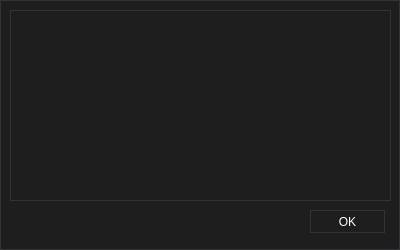
<?xml version="1.0" encoding="UTF-8"?>
<ui version="4.0">
 <class>AboutDLg</class>
 <widget class="QDialog" name="AboutDLg">
  <property name="windowModality">
   <enum>Qt::ApplicationModal</enum>
  </property>
  <property name="geometry">
   <rect>
    <x>0</x>
    <y>0</y>
    <width>400</width>
    <height>250</height>
   </rect>
  </property>
  <property name="sizePolicy">
   <sizepolicy hsizetype="Fixed" vsizetype="Fixed">
    <horstretch>0</horstretch>
    <verstretch>0</verstretch>
   </sizepolicy>
  </property>
  <property name="minimumSize">
   <size>
    <width>400</width>
    <height>250</height>
   </size>
  </property>
  <property name="maximumSize">
   <size>
    <width>400</width>
    <height>250</height>
   </size>
  </property>
  <property name="font">
   <font>
    <family>Arial</family>
   </font>
  </property>
  <property name="windowTitle">
   <string>About</string>
  </property>
  <property name="windowIcon">
   <iconset resource="BMGTexTool.qrc">
    <normaloff>:/BMGTexTool/Resources/TX.png</normaloff>:/BMGTexTool/Resources/TX.png</iconset>
  </property>
  <property name="styleSheet">
   <string notr="true">/*
	Copyright 2013 Emanuel Claesson

	Licensed under the Apache License, Version 2.0 (the &quot;License&quot;);
	you may not use this file except in compliance with the License.
	You may obtain a copy of the License at

		http://www.apache.org/licenses/LICENSE-2.0

	Unless required by applicable law or agreed to in writing, software
	distributed under the License is distributed on an &quot;AS IS&quot; BASIS,
	WITHOUT WARRANTIES OR CONDITIONS OF ANY KIND, either express or implied.
	See the License for the specific language governing permissions and
	limitations under the License.
*/

/*
	COLOR_DARK     = #1e1e1e
	COLOR_MEDIUM   = #2d2d30
	COLOR_MEDLIGHT = #333337
	COLOR_LIGHT    = #FFFFFF
	COLOR_ACCENT   = #3f3f46
*/

* {
	background: #1e1e1e;
	color: #FFFFFF;
	border: 1px solid #333337;
}

QWidget::item:selected {
	background: #3f3f46;
}

QCheckBox, QRadioButton {
	border: none;
}

QRadioButton::indicator, QCheckBox::indicator {
	width: 13px;
	height: 13px;
}

QRadioButton::indicator::unchecked, QCheckBox::indicator::unchecked {
	border: 1px solid #333337;
	background: none;
}

QRadioButton::indicator:unchecked:hover, QCheckBox::indicator:unchecked:hover {
	border: 1px solid #FFFFFF;
}

QRadioButton::indicator::checked, QCheckBox::indicator::checked {
	border: 1px solid #333337;
	background: #333337;
}

QRadioButton::indicator:checked:hover, QCheckBox::indicator:checked:hover {
	border: 1px solid #FFFFFF;
	background: #FFFFFF;
}

QGroupBox {
	margin-top: 6px;
}

QGroupBox::title {
	top: -7px;
	left: 7px;
}

QScrollBar {
	border: 1px solid #686868;
	background: #1e1e1e;
}

QScrollBar:horizontal {
	height: 15px;
	margin: 0px 0px 0px 32px;
}

QScrollBar:vertical {
	width: 15px;
	margin: 32px 0px 0px 0px;
}

QScrollBar::handle {
	background: #2d2d30;
	border: 1px solid #333337;
}

QScrollBar::handle:horizontal {
	border-width: 0px 1px 0px 1px;
}

QScrollBar::handle:vertical {
	border-width: 1px 0px 1px 0px;
}

QScrollBar::handle:horizontal {
	min-width: 20px;
}

QScrollBar::handle:vertical {
	min-height: 20px;
}

QScrollBar::add-line, QScrollBar::sub-line {
	background:#2d2d30;
	border: 1px solid #333337;
	subcontrol-origin: margin;
}

QScrollBar::add-line {
	position: absolute;
}

QScrollBar::add-line:horizontal {
	width: 15px;
	subcontrol-position: left;
	left: 15px;
}

QScrollBar::add-line:vertical {
	height: 15px;
	subcontrol-position: top;
	top: 15px;
}

QScrollBar::sub-line:horizontal {
	width: 15px;
	subcontrol-position: top left;
}

QScrollBar::sub-line:vertical {
	height: 15px;
	subcontrol-position: top;
}

QScrollBar:left-arrow, QScrollBar::right-arrow, QScrollBar::up-arrow, QScrollBar::down-arrow {
	border: 1px solid #333337;
	width: 3px;
	height: 3px;
}

QScrollBar::add-page, QScrollBar::sub-page {
	background: none;
}

QAbstractButton:hover {
	background: #2d2d30;
}

QAbstractButton:pressed {
	background: #333337;
}

QAbstractItemView {
	show-decoration-selected: 1;
	selection-background-color: #3f3f46;
	selection-color: #FFFFFF;
	alternate-background-color: #2d2d30;
}

QHeaderView {
	border: 1px solid #333337;
}

QHeaderView::section {
	background: #1e1e1e;
	border: 1px solid #333337;
	padding: 4px;
}

QHeaderView::section:selected, QHeaderView::section::checked {
	background: #2d2d30;
}

QTableView {
	gridline-color: #333337;
}

QTabBar {
	margin-left: 2px;
}

QTabBar::tab {
	border-radius: 0px;
	padding: 4px;
	margin: 4px;
}

QTabBar::tab:selected {
	background: #2d2d30;
}

QComboBox::down-arrow {
	border: 1px solid #333337;
	background: #2d2d30;
}

QComboBox::drop-down {
	border: 1px solid #333337;
	background: #2d2d30;
}

QComboBox::down-arrow {
	width: 3px;
	height: 3px;
	border: 1px solid #333337;
}

QAbstractSpinBox {
	padding-right: 15px;
}

QAbstractSpinBox::up-button, QAbstractSpinBox::down-button {
	border: 1px solid #333337;
	background: #2d2d30;
	subcontrol-origin: border;
}

QAbstractSpinBox::up-arrow, QAbstractSpinBox::down-arrow {
	width: 3px;
	height: 3px;
	border: 1px solid #333337;
}

QSlider {
	border: none;
}

QSlider::groove:horizontal {
	height: 5px;
	margin: 4px 0px 4px 0px;
}

QSlider::groove:vertical {
	width: 5px;
	margin: 0px 4px 0px 4px;
}

QSlider::handle {
	border: 1px solid #333337;
	background: #2d2d30;
}

QSlider::handle:horizontal {
	width: 15px;
	margin: -4px 0px -4px 0px;
}

QSlider::handle:vertical {
	height: 15px;
	margin: 0px -4px 0px -4px;
}

QSlider::add-page:vertical, QSlider::sub-page:horizontal {
	background: #3f3f46;
}

QSlider::sub-page:vertical, QSlider::add-page:horizontal {
	background: #2d2d30;
}

QLabel {
	border: none;
}

QProgressBar {
	text-align: center;
}

QProgressBar::chunk {
	width: 1px;
	background-color: #3f3f46;
}

QMenu::separator {
	background: #2d2d30;
}</string>
  </property>
  <property name="locale">
   <locale language="English" country="UnitedStates"/>
  </property>
  <property name="modal">
   <bool>true</bool>
  </property>
  <widget class="QPushButton" name="pushButton">
   <property name="geometry">
    <rect>
     <x>310</x>
     <y>210</y>
     <width>75</width>
     <height>23</height>
    </rect>
   </property>
   <property name="font">
    <font>
     <family>Arial</family>
    </font>
   </property>
   <property name="text">
    <string>OK</string>
   </property>
  </widget>
  <widget class="QTextBrowser" name="textBrowser">
   <property name="geometry">
    <rect>
     <x>10</x>
     <y>10</y>
     <width>381</width>
     <height>191</height>
    </rect>
   </property>
   <property name="frameShape">
    <enum>QFrame::NoFrame</enum>
   </property>
   <property name="frameShadow">
    <enum>QFrame::Plain</enum>
   </property>
   <property name="lineWidth">
    <number>1</number>
   </property>
   <property name="html">
    <string>&lt;!DOCTYPE HTML PUBLIC &quot;-//W3C//DTD HTML 4.0//EN&quot; &quot;http://www.w3.org/TR/REC-html40/strict.dtd&quot;&gt;
&lt;html&gt;&lt;head&gt;&lt;meta name=&quot;qrichtext&quot; content=&quot;1&quot; /&gt;&lt;style type=&quot;text/css&quot;&gt;
p, li { white-space: pre-wrap; }
&lt;/style&gt;&lt;/head&gt;&lt;body style=&quot; font-family:'SimSun'; font-size:9pt; font-weight:400; font-style:normal;&quot;&gt;
&lt;p style=&quot; margin-top:0px; margin-bottom:0px; margin-left:0px; margin-right:0px; -qt-block-indent:0; text-indent:0px;&quot;&gt;&lt;img src=&quot;:/BMGTexTool/Resources/TXs.png&quot; /&gt;&lt;/p&gt;&lt;/body&gt;&lt;/html&gt;</string>
   </property>
  </widget>
 </widget>
 <resources>
  <include location="BMGTexTool.qrc"/>
 </resources>
 <connections/>
</ui>
